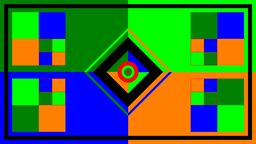
#> input picture img_train.png, 256 x 144 px, shrunk from 1920 x 1080 before the run
$ python mission_fsd.py
#> lines starting #> are read from the running program, lines starting #| are printed output that depends on the picture; after the words box and inside, x2 and y2 are one past the last pixel; in counts of white or black regions, pixels touching at a corner belong together
### imgProcLib.py
import cv2
import numpy as np
from matplotlib import pyplot as plt

def gera_rotulo(img, new_label):

    img_lbl = img.copy()
    h, w = img.shape
    equival = []

    for i in range (1, h):
        for j in range(1, w):
            if img[i,j] == 0:
                if img[i-1,j] == 1 and img[i,j-1] == 1:
                    img_lbl[i,j] = new_label
                    new_label += 1
                elif img[i-1,j] == 1 and img[i,j-1] == 0:
                    img_lbl[i,j] = img_lbl[i,j-1]
                elif img[i-1,j] == 0 and img[i,j-1] == 1:
                    img_lbl[i,j] = img_lbl[i-1,j]
                else:
                    if img_lbl[i,j-1] == img_lbl[i-1,j]:
                        img_lbl[i,j] = img_lbl[i-1,j]
                    else:
                        maior = max(img_lbl[i,j-1], img_lbl[i-1,j])
                        menor = min(img_lbl[i,j-1], img_lbl[i-1,j])
                        if (menor, maior) not in equival:
                            equival.append((menor, maior))
                        img_lbl[i,j] = menor

    # resolve label equivalence
    equival.reverse()
    for p in equival:
        for i in range(h):
            for j in range(w):
                if img_lbl[i,j] == p[1]:
                    img_lbl[i,j] = p[0]
    del(equival)

    # prepare number of new label for next iteration
    new_label = img_lbl.max() + 1

    # return label matrix and new label
    return img_lbl, new_label


def extend_img(img):
    h,w = np.shape(img)
    h1 = h+1
    w1 = w+1
    img_new = np.ones((h1, w1), dtype=int)
    img_new[1:h1, 1:w1] = img[:, :]
    return img_new


# compute total number of elements
def count_elements(img_lbl):
    vals = []       # array of labels

    for l in img_lbl:
        for p in l:
            if p not in vals and p > 1:     # count number of different labels
                vals.append(p)

    return vals

### mission_fsd.py
import cv2
import numpy as np
import imgProcLib
from skimage.io import imread, imshow, show
from skimage.color.colorconv import rgb2hsv, rgb2lab, rgb2ycbcr
from matplotlib import pyplot as plt

# open image for detection
img = imread('img_train.png')
#> img is the input picture: shape (144, 256, 4); mean R, G, B, A 57.8, 111.1, 55.2, 255

# remove unnecessary transparency column
img = img[:,:,:-1]
#> img: shape (144, 256, 3)

# convert to HSV
hsv_img = cv2.cvtColor(img, cv2.COLOR_RGB2HSV)
#> hsv_img: shape (144, 256, 3); mean H, S, V 59, 236.7, 193.3

# red mask
low_red = np.array([0, 200, 200])
high_red = np.array([10, 255, 255])
red_mask = cv2.inRange(hsv_img, low_red, high_red)
#> red_mask: shape (144, 256); 0.61% white; 6 white regions (5 under 20 px), largest, box (x1, y1, x2, y2) and area: (117, 62, 138, 83) 185
red_img = cv2.bitwise_and(img, img, mask=red_mask)

# map mask into binary values
h,w = np.shape(red_mask)
#> h = 144; w = 256
for i in range (h):
	for j in range(w):
		red_mask[i,j] /= 255
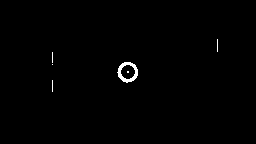
#> red_mask: shape (144, 256); values 0 (black) and 1 (white), 0.61% white; 6 white regions (5 under 20 px), largest, box (x1, y1, x2, y2) and area: (117, 62, 138, 83) 185

red_mask = 1-red_mask
red_mask_ext = imgProcLib.extend_img(red_mask)
#> in extend_img, `img_new[1:h1, 1:w1] = img[:, :]`: img_new: shape (145, 257) int64; values 0 (black) and 1 (white), 99.4% white; 6 black regions (5 under 20 px), largest, box (x1, y1, x2, y2) and area: (118, 63, 139, 84) 185
red_mask_lbl, label = imgProcLib.gera_rotulo(red_mask_ext, 2)
#> after the loop in gera_rotulo, `for i in range (1, h):`:
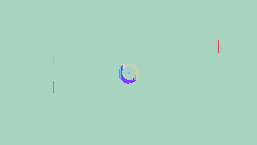
#> img_lbl: shape (145, 257) int64; 17 distinct labels, from 1 to 17; one colour per label, 0 black
#> after the loop in gera_rotulo, `for i in range (1, h):`: equival = [(4, 5), (5, 7), (7, 8), (8, 9), (9, 10), (10, 12), (4, 13), (13, 14), (14, 15), (15, 16), (8, 16), (8, 15), (8, 14), (8, 13)]; new_label = 18
#> the loop in gera_rotulo, `for p in equival:` made 14 passes
#> after the loop in gera_rotulo, `for p in equival:`:
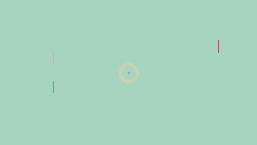
#> img_lbl: shape (145, 257) int64; 7 distinct labels, from 1 to 17; one colour per label, 0 black
#> label = 18

red_mask_holes = imgProcLib.extend_img(red_mask_ext)
#> in extend_img (call 2), `img_new[1:h1, 1:w1] = img[:, :]`:
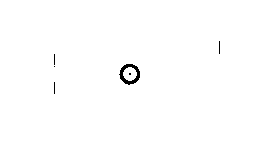
#> img_new: shape (146, 258) int64; values 0 (black) and 1 (white), 99.4% white; 6 black regions (5 under 20 px), largest, box (x1, y1, x2, y2) and area: (119, 64, 140, 85) 185
red_mask_holes = 1-red_mask_holes
holes_lbl, label = imgProcLib.gera_rotulo(red_mask_holes, label)
#> call 2 of gera_rotulo, with new_label = 18
#> after the loop in gera_rotulo (call 2), `for i in range (1, h):`:
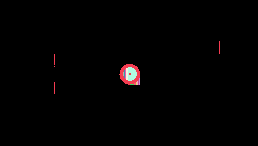
#> img_lbl: shape (146, 258) int64; 13 distinct labels, from 0 to 28; one colour per label, 0 black
#> after the loop in gera_rotulo (call 2), `for i in range (1, h):`: equival = [(18, 19), (19, 20), (20, 21), (21, 22), (0, 23), (23, 24), (24, 25), (25, 26), (26, 27), (27, 28), (0, 28), (0, 27), (0, 26), (0, 25), (0, 24)]; new_label = 29
#> the loop in gera_rotulo (call 2), `for p in equival:` made 15 passes
#> after the loop in gera_rotulo (call 2), `for p in equival:`:
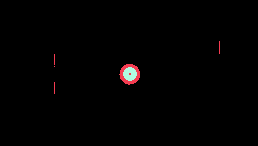
#> img_lbl: shape (146, 258) int64; 3 distinct labels, from 0 to 18; one colour per label, 0 black
#> in gera_rotulo (call 2), `new_label = img_lbl.max() + 1`: new_label = 19
#> label = 19


# compute total number of elements
vals = imgProcLib.count_elements(red_mask_lbl)
#> the loop in count_elements, `for l in img_lbl:` made 145 passes
#> after the loop in count_elements, `for l in img_lbl:`: vals = [2, 3, 4, 6, 11, 17]
#> vals = [2, 3, 4, 6, 11, 17]
holes = imgProcLib.count_elements(holes_lbl)
#> the loop in count_elements (call 2), `for l in img_lbl:` made 146 passes
#> holes = [18]
vals.insert(0,1) # add background to list of values


# mark centers and calculate areas
new_img = img.copy()
for lbl in vals:
	points = np.where(red_mask_lbl == lbl)
	ylim = (np.min(points[0]), np.max(points[0]))
	xlim = (np.min(points[1]), np.max(points[1]))

	print(xlim, ylim)

	ISFIRE = True
	for hole in holes:
		print("element {0} looking for hole {1}".format(lbl, hole))
		found = np.where(holes_lbl[xlim[0]+1:xlim[1]+1, ylim[0]+1:ylim[1]+1]==hole)
		if np.size(found[0]) > 0:
			print('Found!\n')
			ISFIRE = False
			break

	if ISFIRE:
		center = (int((xlim[0]+xlim[1])/2), int((ylim[0]+ylim[1])/2))
		diameter = max(xlim[1]-xlim[0], ylim[1]-ylim[0])
		cv2.circle(new_img, center, int(diameter/2), (255,255,255), 5)
#> this loop made 7 passes
#> (lbl, ylim, xlim, center, diameter) on pass 5: (6, (65, 65), (53, 53), (53, 65), 0)
#> (lbl, points, center, diameter) on passes 6 to 7: (11, ([72, 72, 73, 73], [128, 129, 128, 129]), (128, 72), 1), (17, 12 positions, rows 81 to 92, columns 53 to 53, (53, 86), 11)
#> (printed output is left out)
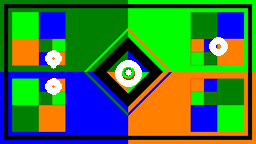
#> new_img: shape (144, 256, 3); mean R, G, B 61.2, 116.2, 61

imshow(new_img)
show()

$ run again, with img_test.png copied over img_train.png
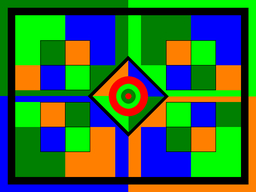
#> input picture img_test.png, 256 x 192 px, shrunk from 1024 x 768 before the run
#> img is the input picture: shape (192, 256, 4); mean R, G, B, A 49.8, 104.3, 59.3, 255
#> img: shape (192, 256, 3)
#> hsv_img: shape (192, 256, 3); mean H, S, V 60.9, 234.3, 189
#> img_new: shape (193, 257) int64; values 0 (black) and 1 (white), 98.5% white; 2 black regions, box (x1, y1, x2, y2) and area: (110, 77, 149, 117) 701, (127, 95, 132, 100) 22
#> after the loop in gera_rotulo, `for i in range (1, h):`: equival = 26 pairs, first value 2 to 20, second value 3 to 21; new_label = 22
#> the loop in gera_rotulo, `for p in equival:` made 26 passes
#> p on passes 1 to 8: (2, 7), (7, 15), (7, 16), (7, 17), (7, 18), (7, 19), (7, 20), (7, 21)
#> in gera_rotulo, `new_label = img_lbl.max() + 1`: new_label = 15
#> img_new: shape (194, 258) int64; values 0 (black) and 1 (white), 98.6% white; 2 black regions, box (x1, y1, x2, y2) and area: (111, 78, 150, 118) 701, (128, 96, 133, 101) 22
#> after the loop in gera_rotulo (call 2), `for i in range (1, h):`: equival = 31 pairs, first value 0 to 34, second value 16 to 35; new_label = 36
#> the loop in gera_rotulo (call 2), `for p in equival:` made 31 passes
#> p on passes 1 to 8: (0, 26), (0, 27), (0, 28), (0, 29), (0, 30), (0, 31), (0, 32), (0, 33)
#> after the loop in gera_rotulo (call 2), `for p in equival:`:
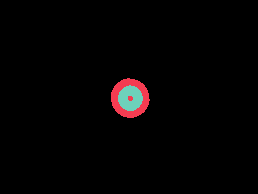
#> img_lbl: shape (194, 258) int64; 3 distinct labels, from 0 to 15; one colour per label, 0 black
#> in gera_rotulo (call 2), `new_label = img_lbl.max() + 1`: new_label = 16
#> after the loop in count_elements, `for l in img_lbl:`: vals = [2, 14]
#> holes = [15]
#> the loop `for lbl in vals:` made 3 passes
#> (lbl, points, center, diameter) on pass 3: (14, 22 positions, rows 95 to 99, columns 127 to 131, (129, 97), 4)
#> (printed output is left out)
#> after the loop `for lbl in vals:`:
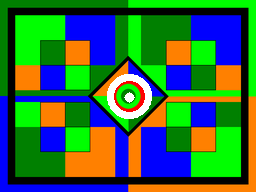
#> new_img: shape (192, 256, 3); mean R, G, B 51.6, 108.1, 63.5
